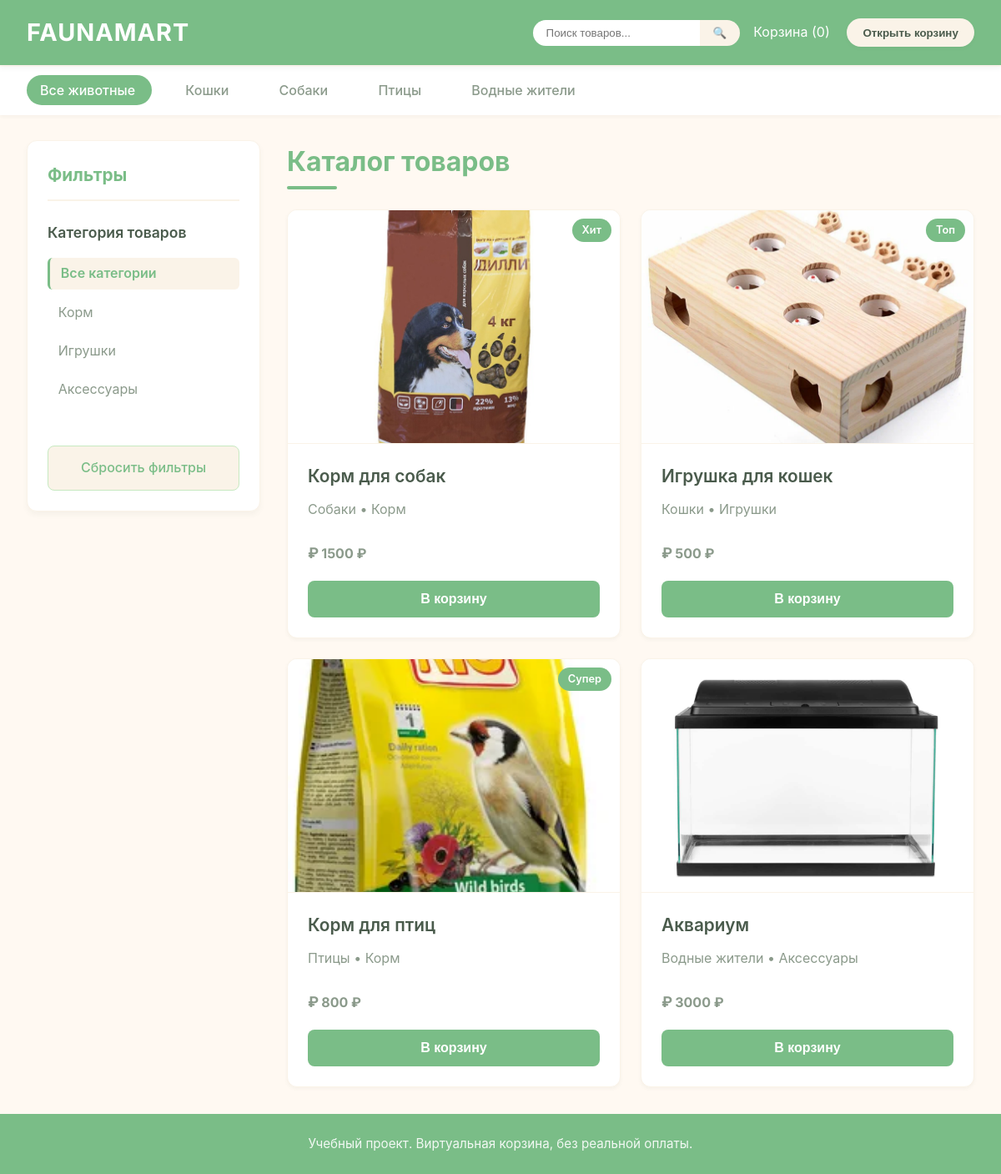
The page / on the database its author committed.
### catalog/models.py (models this page shows, shortened)
class Animal(models.Model):
    name = models.CharField(max_length=50, verbose_name="Название")
    class Meta:
        verbose_name = "Животное"
        verbose_name_plural = "Животные"

class Category(models.Model):
    name = models.CharField(max_length=50, verbose_name="Название")
    class Meta:
        verbose_name = "Категория"
        verbose_name_plural = "Категории"

class Product(models.Model):
    name = models.CharField(max_length=200, verbose_name="Название")
    description = models.TextField(verbose_name="Описание", blank=True)
    price = models.IntegerField(verbose_name="Цена")
    animal = models.ForeignKey(Animal, on_delete=models.CASCADE, verbose_name="Животное")
    category = models.ForeignKey(Category, on_delete=models.CASCADE, verbose_name="Категория")
    image = models.ImageField(upload_to='products/', verbose_name="Изображение", blank=True, null=True)
    badge = models.CharField(max_length=50, blank=True, verbose_name="Бейдж")
    class Meta:
        verbose_name = "Товар"
        verbose_name_plural = "Товары"

### catalog/views.py (the view, shortened to what this page needs)
# urls.py: path('', views.index, name='index'),
def index(request):
    animal_id = request.GET.get('animal')
    category_id = request.GET.get('category')
    sort_by = request.GET.get('sort', 'default')
    search_query = request.GET.get('search', '')
    products = list(Product.objects.all().select_related('animal', 'category'))
    if search_query:
        products = [p for p in products if search_query.lower() in p.name.lower()]
    if animal_id and animal_id != 'all':
        products = [p for p in products if str(p.animal.id) == animal_id]
    if category_id and category_id != 'all':
        products = [p for p in products if str(p.category.id) == category_id]
    if sort_by == 'price_asc':
        products.sort(key=lambda x: x.price)
    elif sort_by == 'price_desc':
        products.sort(key=lambda x: x.price, reverse=True)
    elif sort_by == 'name_asc':
        products.sort(key=lambda x: x.name)
    elif sort_by == 'name_desc':
        products.sort(key=lambda x: x.name, reverse=True)
    animals = Animal.objects.all()
    categories = Category.objects.all()
    cart_data = request.session.get('cart', [])
    cart_items = []
    cart_count = 0
    cart_total = 0
    context = {
        'products': products,
        'animals': animals,
        'categories': categories,
        'cart': cart_items,
        'cart_count': cart_count,
        'cart_total': cart_total,
        'selected_animal': animal_id,
        'selected_category': category_id,
        'sort_by': sort_by,
        'search_query': search_query,
    }
    return render(request, 'catalog/index.html', context)

### catalog/templates/catalog/index.html (shortened to what this page needs)
<!DOCTYPE html>
<html lang="ru">
<head>
    {% load static %}
    <link rel="stylesheet" href="{% static 'catalog/css/style.css' %}">
</head>
<body>
    <header>
        <div class="logo">FaunaMart</div>
        <div style="display: flex; align-items: center; gap: 1rem;">
            <form method="get" action="" style="display: flex;">
                <input type="text" name="search" value="{{ search_query }}" placeholder="Поиск товаров..." style="padding: 0.5rem 1rem; border: none; border-radius: 50px 0 0 50px; outline: none; width: 200px;">
                <button type="submit" style="padding: 0.5rem 1rem; background: var(--beige); border: none; border-radius: 0 50px 50px 0; cursor: pointer;">🔍</button>
            </form>
            <div>
                Корзина (<span id="cart-count">{{ cart_count }}</span>)
                <button onclick="document.getElementById('cart-modal').style.display='block'" class="cart-button">
                    Открыть корзину
                </button>
            </div>
        </div>
    </header>
    <nav>
        <a href="?animal=all{% if selected_category and selected_category != 'all' %}&category={{ selected_category }}{% endif %}{% if search_query %}&search={{ search_query }}{% endif %}"
           class="{% if selected_animal == 'all' or not selected_animal %}active{% endif %}">
            Все животные
        </a>
        {% for animal in animals %}
        <a href="?animal={{ animal.id }}{% if selected_category and selected_category != 'all' %}&category={{ selected_category }}{% endif %}{% if search_query %}&search={{ search_query }}{% endif %}"
           class="{% if selected_animal == animal.id|stringformat:'s' %}active{% endif %}">
            {{ animal.name }}
        </a>
        {% endfor %}
    </nav>
    <main>
        <aside>
            <h3>Фильтры</h3>
            <div class="filter-group">
                <h4>Категория товаров</h4>
                <div>
                    <a href="?category=all{% if selected_animal and selected_animal != 'all' %}&animal={{ selected_animal }}{% endif %}{% if search_query %}&search={{ search_query }}{% endif %}"
                       class="filter-link {% if not selected_category or selected_category == 'all' %}active-filter{% endif %}">
                        Все категории
                    </a>
                </div>
                {% for category in categories %}
                <div>
                    <a href="?category={{ category.id }}{% if selected_animal and selected_animal != 'all' %}&animal={{ selected_animal }}{% endif %}{% if search_query %}&search={{ search_query }}{% endif %}"
                       class="filter-link {% if selected_category == category.id|stringformat:'s' %}active-filter{% endif %}">
                        {{ category.name }}
                    </a>
                </div>
                {% endfor %}
            </div>
            <a href="?{% if search_query %}search={{ search_query }}{% endif %}" class="reset-button">Сбросить фильтры</a>
        </aside>
        <section>
            <h2>Каталог товаров</h2>
            <div class="products-grid">
                {% for product in products %}
                <a href="{% url 'product_detail' product.id %}" style="text-decoration: none; color: inherit; display: block;">
                    <div class="product-card">
                        {% if product.image %}
                            <div class="product-image-container">
                                <img src="{{ product.image.url }}" alt="{{ product.name }}" class="product-image">
                            </div>
                        {% else %}
                            <div class="product-image-container" style="background: var(--beige); display: flex; align-items: center; justify-content: center;">
                                <span style="color: var(--gray);">Нет фото</span>
                            </div>
                        {% endif %}
                        {% if product.badge %}
                            <div class="product-badge">{{ product.badge }}</div>
                        {% endif %}
                        <div class="product-content">
                            <h3>{{ product.name }}</h3>
                            <p>{{ product.animal.name }} • {{ product.category.name }}</p>
                            <p class="product-price">{{ product.price }} ₽</p>
                            <button onclick="event.preventDefault(); window.location.href='{% url 'add_to_cart' product.id %}?next={{ request.get_full_path|urlencode }}'">
                                В корзину
                            </button>
                        </div>
                    </div>
                </a>
                {% empty %}
                <p class="empty-message">
                    Товары не найдены
                </p>
                {% endfor %}
            </div>
        </section>
    </main>
    <footer>
        <p>Учебный проект. Виртуальная корзина, без реальной оплаты.</p>
    </footer>
</body>
</html>

### rows shown on the page
Animal: name "Кошки"
Animal: name "Собаки"
Animal: name "Птицы"
Animal: name "Водные жители"
Category: name "Корм"
Category: name "Игрушки"
Category: name "Аксессуары"
Product: image (picture), badge "Хит", name "Корм для собак", animal.name "Собаки", category.name "Корм", price "1500"
Product: image (picture), badge "Топ", name "Игрушка для кошек", animal.name "Кошки", category.name "Игрушки", price "500"
Product: image (picture), badge "Супер", name "Корм для птиц", animal.name "Птицы", category.name "Корм", price "800"
Product: image (picture), name "Аквариум", animal.name "Водные жители", category.name "Аксессуары", price "3000"

### other values the page prints
{{ cart_count }} "0"
